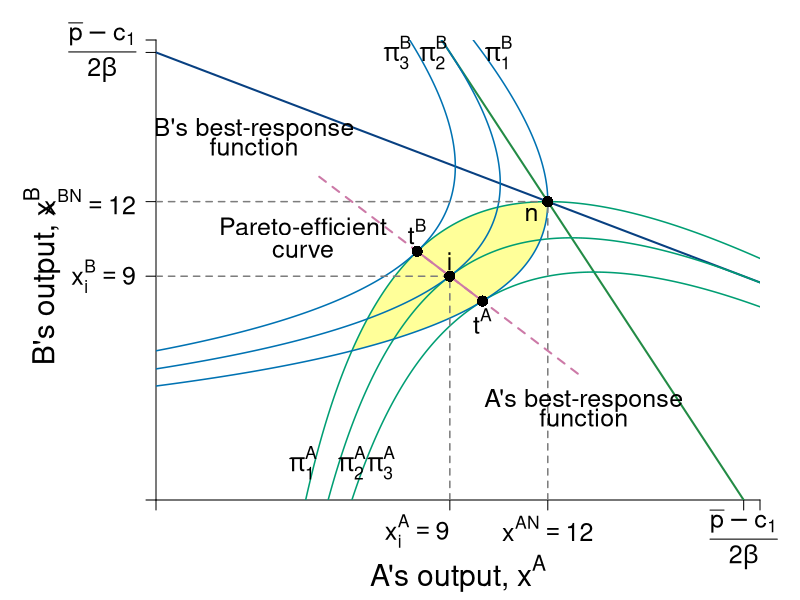

Write the R code that produced this figure.
#Graph Designer: Simon Halliday & Madeleine Wettach '20
#Authors: Bowles, Foley and Halliday
#Title: Microeconomics: Competition, Conflict and Coordination

require(shape)
pdf(file = "competitionmarkets/cournot_brfs_profits_edit.pdf", width = 9, height = 7)

#Set parameters for graphics
pointsize <- 1.8
axislabelsize <- 1.8
labelsize <- 1.5
namesize <- 1.8
annotatesize <- 1.5
graphlinewidth <- 2
segmentlinewidth <- 1.5

COL <- c("#7fc97f", "#beaed4", "#fdc086", "#ffff99", "#386cb0", "#f0027f", "#bf5b17", "#666666")
COLA <- c("#99d8c9","#66c2a4","#41ae76", "#238b45", "#005824")
COLB <- c("#4eb3d3", "#2b8cbe", "#0868ac","#084081")
grays <- gray.colors(25, start = 1, end = 0)
CBCols <- c("#009E73","#0072B2","#E69F00","#CC79A7", "#F0E442")

par(mar =  c(5, 7.8, 2, 2))

piA <- function(xa, xb, s = 0.5, pmax = 20, c1 = 2) {
  (pmax - s*xb)*xa - s*(xa)^2 - c1*xa
}

piB <- function(xa, xb, s = 0.5, pmax = 20, c1 = 2) {
  (pmax - s*xa)*xb - s*(xb)^2 - c1*xb
}

brfB <- function(xa, s = 0.5, pmax = 20, c1 = 2) {
  (pmax - c1)/(2*s) - (1/2)*xa
}

brfA <- function(xa, s = 0.5, pmax = 20, c1 = 2) {
  (pmax - c1)/s - 2*xa
}

isoA <- function(xa, s = 0.5, pmax = 20, c1 = 2, piA = 72){
  -(c1*xa - pmax*xa + s*xa^2 + piA)/(s*xa)
}

isoB1 <- function(xa, s = 0.5, pmax = 20, c1 = 2, piB = 72){
  (-sqrt((c1 - pmax + s*xa)^2 - 4*piB*s) - c1 + pmax -s*xa)/(2*s)
}

isoB2 <- function(xa, s = 0.5, pmax = 20, c1 = 2, piB = 72){
  (sqrt((c1 - pmax + s*xa)^2 - 4*piB*s) - c1 + pmax -s*xa)/(2*s)
}


#Input into Wolfram Alpha: solve for x y = 1/b - (0.5*x)/(a*b) - u/(a*b*x)

#solve for y 72 = (p - s*y)*x - s*(x)^2 - c1*x 
#solve for y 72 = (p - s*x)*y - s*(y)^2 - c1*y

xlims <- c(0, 18.5)
ylims <- c(0, 18.5)

npts <- 501 
x <- seq(xlims[1], xlims[2], length.out = npts)
y <- seq(ylims[1], ylims[2], length.out = npts) 
a <- c(72, 81, 90)
b <- c(72, 81, 90)

plot(0, 0, xlim = xlims, ylim = ylims, type = "n",
     xlab = expression(paste("")),
     ylab = expression(paste("")), 
     xaxt = "n", 
     yaxt = "n", 
     cex.lab = axislabelsize, 
     bty = "n",
     xaxs="i", 
     yaxs="i")

# ticksy <- seq(from = 0, to = ylims[2], by = 2)
# ylabels <- seq(from = 0, to = ylims[2], by = 2)
# ticksx <- seq(from = 0, to = xlims[2], by = 2)
# xlabels <- seq(from = 0, to = xlims[2], by = 2)
ticksy <- c(0, 9, 12, 18, ylims[2])
ylabels <- c(NA, expression(paste(x[i]^{B}== 9)), expression(paste(x^{BN}== 12)), expression(paste( frac(bar(p) - c[1],2*beta) )),  NA)
ticksx <- c(0, 9, 12, 18, xlims[2])
xlabels <- c(NA, expression(paste(x[i]^{A}== 9)), expression(paste(x^{AN}== 12)), expression(paste(frac(bar(p) - c[1],2*beta))), NA)

axis(1, at = ticksx, pos = 0, labels = FALSE, cex.axis = labelsize)
text(x = c(0, 8, 12, 18, 36, xlims[2]), par("usr")[3] - 0.4, labels = xlabels, srt = 0, pos = 1, xpd = TRUE, cex = labelsize)
axis(2, at = ticksy, pos = 0, labels = ylabels, las = 1, cex.axis = labelsize)

npts <- 500 
xx1 <- seq(xlims[1], xlims[2], length.out = npts)

#Pareto-improving lens
xpoly1 <- seq(from = 5.95, to = 12, length.out = 500)
ypoly1 <- isoA(xpoly1)
ypoly2 <- isoB1(xpoly1)
polygon(x = c(xpoly1, rev(xpoly1)), y = c(ypoly1, rev(ypoly2)), col=COL[4], density=NULL, border = NA)


lines(xx1, brfA(xx1, s = 0.5, pmax = 20, c1 = 2), col = COLA[4], lwd = graphlinewidth)
lines(xx1, brfB(xx1, s = 0.5, pmax = 20, c1 = 2), col = COLB[4], lwd = graphlinewidth)

contour(y, x, 
        outer(x, y, piA),
        #labels = c("v1", "v2", "v3"),
        drawlabels = FALSE,
        col = CBCols[1],
        #xlab = expression(paste("A's Apples, ", x)),
        #ylab = expression(paste("A's Oranges, ", y)),
        #cex.lab = axislabelsize,
        lwd = segmentlinewidth,
        levels = a, 
        xaxs="i", 
        yaxs="i", 
        add = TRUE) 

mtext(expression(paste("A's output, ", x^A)), side=1, line =3.8, cex = axislabelsize)
text(-3.5, 9, expression(paste("B's output, ", x^B)), xpd = TRUE, cex = axislabelsize, srt = 90) 

#Add arrows:
#arrows(-0.8, 10, -0.8, 14, xpd = TRUE, length=0.1,angle=40,lwd=3)
#arrows(6.2, -1.7, 9, -1.7, xpd = TRUE, length=0.1,angle=40,lwd=3)


contour(x, y, 
        outer(x, y, piB),
        #labels = c("v1", "v2", "v3"),
        drawlabels = FALSE,
        col = CBCols[2],
        #xlab = expression(paste("")),
        #ylab = expression(paste("")),
        lwd = segmentlinewidth,
        levels = b, 
        add = TRUE
        #xaxs="i", 
        #yaxs="i"
) 


#segments(4.11765, 6.17647, 5.88, 8.88, lty = 1, col = COL[2] , lwd = graphlinewidth)
# text(7.3, 3, expression("Pareto Efficient"))
# text(7.3, 2.4, expression("Curve"))
# Arrows(7.3, 3.5, 7.3, 6.1, col = "black", lty = 1, lwd = 2, arr.type = "triangle", arr.lwd = 0.5)

#Label the iso-welfare functions for the HG, Aisha
text(4.5, 1.5, expression(pi[1]^A), cex = labelsize, xpd = TRUE)
#text(5.2, 1.5, expression(pi[2]^A), cex = labelsize, xpd = TRUE)
text(6, 1.5, expression(pi[2]^A), cex = labelsize, xpd = TRUE)
text(6.9, 1.5, expression(pi[3]^A), cex = labelsize, xpd = TRUE)
#text(6.6, 8.3, expression(u[4]^A))

#Label the indifference curves for the HG, Betty
#text(11.9, 18, expression(pi[Vic]^B),cex = labelsize, xpd = TRUE)
text(10.5, 18, expression(pi[1]^B), cex = labelsize, xpd = TRUE)
#text(9.4, 18, expression(pi[2]^B), cex = labelsize, xpd = TRUE)
text(8.5, 18, expression(pi[2]^B), cex = labelsize, xpd = TRUE)
text(7.4, 18, expression(pi[3]^B), cex = labelsize, xpd = TRUE)
#text(3.4, 6.9, expression(v[4]^B))

#Label Nash Equilibrium 
segments(0, 12, 12, 12, lty = 2, col = grays[20] , lwd = segmentlinewidth)
segments(12, 0, 12, 12, lty = 2, col = grays[20] , lwd = segmentlinewidth)
points(12, 12, pch = 16, col = "black", cex = 1.5)
#text(14, 12.4, expression(paste("Nash Equilibrium")))
text(11.5, 11.5, expression(paste("n")), cex = labelsize)

#Checking points
#points(5.95, 5.95, pch = 16, col = "black", cex = 1.5)
segments(5, 13, 13, 5, lty = 2, col = CBCols[4] , lwd = graphlinewidth)

segments(8, 10, 10, 8, lty = 1, col = CBCols[4] , lwd = graphlinewidth)


text(9, 9.6, expression(paste("i")), cex = labelsize)
segments(0, 9, 9, 9, lty = 2, col = grays[20] , lwd = segmentlinewidth)
segments(9, 0, 9, 9, lty = 2, col = grays[20] , lwd = segmentlinewidth)
#segments(13.5, 0, 13.5, 9, lty = 2, col = grays[20] , lwd = segmentlinewidth)
points(9, 9, pch = 16, col = "black", cex = 1.5)
# points(13.5, 9, pch = 16, col = "black", cex = 1.5)
# text(13.45, 9.6, expression(paste("d")), cex = labelsize)


points(10, 8, pch = 16, col = "black", cex = 1.5)
text(10, 8 - 0.8, expression(paste(t^A)),cex = labelsize)
points(8, 10, pch = 16, col = "black", cex = 1.5)
text(8, 10 + 0.8, expression(paste(t^B)), cex = labelsize)


# #Annotate Pareto Efficient Curve and relevant points
text(4.5, 11, expression(paste("Pareto-efficient")), cex = labelsize)
text(4.5, 10, expression(paste("curve")), cex = labelsize)

#B's brf
text(3, 14.9, expression(paste("B's best-response")), cex = labelsize)
text(3, 14.2, expression(paste("function")),cex = labelsize)
#Arrows(2, 14.5, 2, 16.5, col = "black", lty = 1, lwd = 2, arr.type = "triangle", arr.lwd = 0.5)

#A's brf
text(13.1, 4, expression(paste("A's best-response")), cex = labelsize, xpd = TRUE)
text(13.1, 3.3, expression(paste("function")), cex = labelsize, xpd = TRUE)
#Arrows(14, 3, 15.8, 3, col = "black", lty = 1, lwd = 2, arr.type = "triangle", arr.lwd = 0.5)


dev.off()
